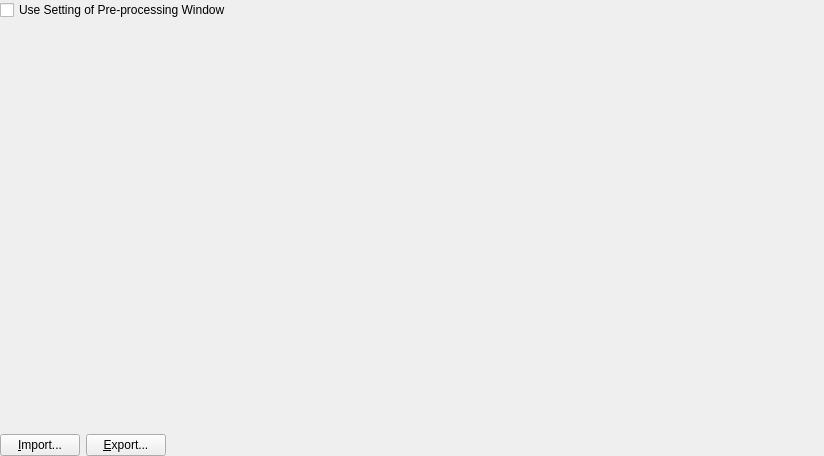
<?xml version="1.0" encoding="UTF-8"?>
<ui version="4.0">
 <class>DelegatedColorMapSettingEditWidget</class>
 <widget class="QWidget" name="DelegatedColorMapSettingEditWidget">
  <property name="geometry">
   <rect>
    <x>0</x>
    <y>0</y>
    <width>824</width>
    <height>456</height>
   </rect>
  </property>
  <property name="windowTitle">
   <string>Form</string>
  </property>
  <layout class="QVBoxLayout" name="verticalLayout" stretch="0,1,0">
   <property name="leftMargin">
    <number>0</number>
   </property>
   <property name="topMargin">
    <number>0</number>
   </property>
   <property name="rightMargin">
    <number>0</number>
   </property>
   <property name="bottomMargin">
    <number>0</number>
   </property>
   <item>
    <widget class="QCheckBox" name="useOriginalCheckBox">
     <property name="text">
      <string>Use Setting of Pre-processing Window</string>
     </property>
    </widget>
   </item>
   <item>
    <widget class="QWidgetContainer" name="colorMapWidget" native="true">
     <property name="enabled">
      <bool>true</bool>
     </property>
    </widget>
   </item>
   <item>
    <layout class="QHBoxLayout" name="horizontalLayout">
     <item>
      <widget class="QPushButton" name="importButton">
       <property name="text">
        <string>&amp;Import...</string>
       </property>
      </widget>
     </item>
     <item>
      <widget class="QPushButton" name="exportButton">
       <property name="text">
        <string>&amp;Export...</string>
       </property>
      </widget>
     </item>
     <item>
      <spacer name="horizontalSpacer">
       <property name="orientation">
        <enum>Qt::Horizontal</enum>
       </property>
       <property name="sizeHint" stdset="0">
        <size>
         <width>40</width>
         <height>20</height>
        </size>
       </property>
      </spacer>
     </item>
    </layout>
   </item>
  </layout>
 </widget>
 <customwidgets>
  <customwidget>
   <class>QWidgetContainer</class>
   <extends>QWidget</extends>
   <header>misc/qwidgetcontainer.h</header>
   <container>1</container>
  </customwidget>
 </customwidgets>
 <resources/>
 <connections>
  <connection>
   <sender>useOriginalCheckBox</sender>
   <signal>toggled(bool)</signal>
   <receiver>importButton</receiver>
   <slot>setDisabled(bool)</slot>
   <hints>
    <hint type="sourcelabel">
     <x>46</x>
     <y>12</y>
    </hint>
    <hint type="destinationlabel">
     <x>52</x>
     <y>425</y>
    </hint>
   </hints>
  </connection>
  <connection>
   <sender>useOriginalCheckBox</sender>
   <signal>toggled(bool)</signal>
   <receiver>exportButton</receiver>
   <slot>setDisabled(bool)</slot>
   <hints>
    <hint type="sourcelabel">
     <x>80</x>
     <y>17</y>
    </hint>
    <hint type="destinationlabel">
     <x>119</x>
     <y>433</y>
    </hint>
   </hints>
  </connection>
 </connections>
</ui>
